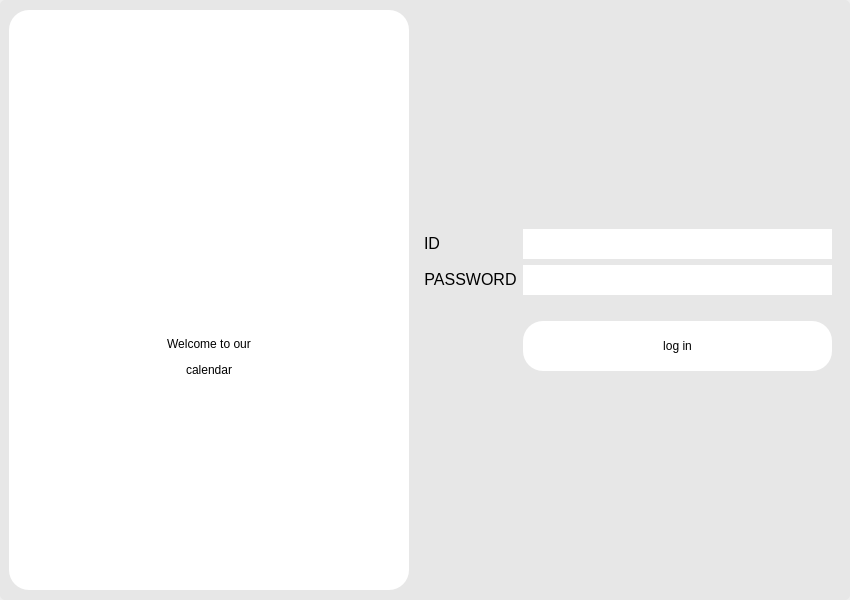
<?xml version="1.0" encoding="UTF-8"?>
<ui version="4.0">
 <class>Dialog</class>
 <widget class="QDialog" name="Dialog">
  <property name="geometry">
   <rect>
    <x>0</x>
    <y>0</y>
    <width>850</width>
    <height>600</height>
   </rect>
  </property>
  <property name="minimumSize">
   <size>
    <width>800</width>
    <height>600</height>
   </size>
  </property>
  <property name="windowTitle">
   <string>Dialog</string>
  </property>
  <property name="sizeGripEnabled">
   <bool>false</bool>
  </property>
  <layout class="QHBoxLayout" name="horizontalLayout_2">
   <property name="leftMargin">
    <number>0</number>
   </property>
   <property name="topMargin">
    <number>0</number>
   </property>
   <property name="rightMargin">
    <number>0</number>
   </property>
   <property name="bottomMargin">
    <number>0</number>
   </property>
   <item>
    <widget class="QWidget" name="widget" native="true">
     <property name="minimumSize">
      <size>
       <width>800</width>
       <height>600</height>
      </size>
     </property>
     <property name="styleSheet">
      <string notr="true">color: rgb(0, 0, 0);
background-color: rgb(231, 231, 231);
border-radius: 5px;
font: 11pt &quot;LG Smart UI Regular&quot;;</string>
     </property>
     <layout class="QHBoxLayout" name="horizontalLayout">
      <item alignment="Qt::AlignHCenter|Qt::AlignVCenter">
       <widget class="QFrame" name="frame_2">
        <property name="minimumSize">
         <size>
          <width>400</width>
          <height>580</height>
         </size>
        </property>
        <property name="maximumSize">
         <size>
          <width>16777215</width>
          <height>16777215</height>
         </size>
        </property>
        <property name="styleSheet">
         <string notr="true">color: rgb(0, 0, 0);
background-color: rgb(255, 255, 255);
border-radius: 20px;
font: 12pt &quot;LG Smart UI Regular&quot;;</string>
        </property>
        <property name="frameShape">
         <enum>QFrame::StyledPanel</enum>
        </property>
        <property name="frameShadow">
         <enum>QFrame::Raised</enum>
        </property>
        <layout class="QVBoxLayout" name="verticalLayout_2">
         <property name="spacing">
          <number>0</number>
         </property>
         <property name="leftMargin">
          <number>0</number>
         </property>
         <property name="topMargin">
          <number>100</number>
         </property>
         <property name="rightMargin">
          <number>0</number>
         </property>
         <property name="bottomMargin">
          <number>150</number>
         </property>
         <item alignment="Qt::AlignHCenter|Qt::AlignVCenter">
          <widget class="QLabel" name="label_2">
           <property name="minimumSize">
            <size>
             <width>100</width>
             <height>100</height>
            </size>
           </property>
           <property name="maximumSize">
            <size>
             <width>100</width>
             <height>100</height>
            </size>
           </property>
           <property name="text">
            <string/>
           </property>
           <property name="pixmap">
            <pixmap>../icons/calendar.png</pixmap>
           </property>
           <property name="scaledContents">
            <bool>true</bool>
           </property>
           <property name="alignment">
            <set>Qt::AlignCenter</set>
           </property>
          </widget>
         </item>
         <item alignment="Qt::AlignHCenter|Qt::AlignVCenter">
          <widget class="QLabel" name="label">
           <property name="styleSheet">
            <string notr="true">
font: 20pt &quot;LG Smart UI Regular&quot;;
color: rgb(0, 0, 0);</string>
           </property>
           <property name="text">
            <string>&lt;html&gt;&lt;head/&gt;&lt;body&gt;&lt;p align=&quot;center&quot;&gt;Welcome to our&lt;/p&gt;&lt;p align=&quot;center&quot;&gt;calendar&lt;/p&gt;&lt;/body&gt;&lt;/html&gt;</string>
           </property>
          </widget>
         </item>
        </layout>
       </widget>
      </item>
      <item alignment="Qt::AlignVCenter">
       <widget class="QFrame" name="frame">
        <property name="frameShape">
         <enum>QFrame::StyledPanel</enum>
        </property>
        <property name="frameShadow">
         <enum>QFrame::Raised</enum>
        </property>
        <layout class="QFormLayout" name="formLayout">
         <item row="0" column="1">
          <widget class="QLineEdit" name="id">
           <property name="minimumSize">
            <size>
             <width>0</width>
             <height>30</height>
            </size>
           </property>
           <property name="styleSheet">
            <string notr="true">border-radius: 20px;
background-color: rgb(255, 255, 255);</string>
           </property>
          </widget>
         </item>
         <item row="1" column="0">
          <widget class="QLabel" name="label_4">
           <property name="styleSheet">
            <string notr="true">font: 18pt &quot;LG Smart UI Regular&quot;;</string>
           </property>
           <property name="text">
            <string>&lt;html&gt;&lt;head/&gt;&lt;body&gt;&lt;p align=&quot;center&quot;&gt;&lt;span style=&quot; font-size:12pt;&quot;&gt;PASSWORD&lt;/span&gt;&lt;/p&gt;&lt;/body&gt;&lt;/html&gt;</string>
           </property>
          </widget>
         </item>
         <item row="1" column="1">
          <widget class="QLineEdit" name="password">
           <property name="minimumSize">
            <size>
             <width>0</width>
             <height>30</height>
            </size>
           </property>
           <property name="styleSheet">
            <string notr="true">border-radius: 20px;
background-color: rgb(255, 255, 255);</string>
           </property>
          </widget>
         </item>
         <item row="3" column="1">
          <widget class="QLabel" name="error">
           <property name="styleSheet">
            <string notr="true">font: 10pt &quot;LG Smart UI Regular&quot;; color:rgb(99, 0, 1)</string>
           </property>
           <property name="text">
            <string/>
           </property>
          </widget>
         </item>
         <item row="4" column="1">
          <widget class="QPushButton" name="loginbox">
           <property name="minimumSize">
            <size>
             <width>0</width>
             <height>50</height>
            </size>
           </property>
           <property name="sizeIncrement">
            <size>
             <width>0</width>
             <height>0</height>
            </size>
           </property>
           <property name="styleSheet">
            <string notr="true">color: rgb(0, 0, 0);
background-color: rgb(255, 255, 255);
border-radius: 20px;
font: 12pt &quot;LG Smart UI Regular&quot;;</string>
           </property>
           <property name="text">
            <string>log in</string>
           </property>
          </widget>
         </item>
         <item row="0" column="0">
          <widget class="QLabel" name="label_3">
           <property name="styleSheet">
            <string notr="true">font: 20pt &quot;LG Smart UI Regular&quot;;</string>
           </property>
           <property name="text">
            <string>&lt;html&gt;&lt;head/&gt;&lt;body&gt;&lt;p align=&quot;right&quot;&gt;&lt;span style=&quot; font-size:12pt; color:#000000;&quot;&gt;ID&lt;/span&gt;&lt;/p&gt;&lt;/body&gt;&lt;/html&gt;</string>
           </property>
          </widget>
         </item>
        </layout>
       </widget>
      </item>
     </layout>
    </widget>
   </item>
  </layout>
 </widget>
 <resources>
  <include location="../button_icon.qrc"/>
 </resources>
 <connections/>
</ui>
